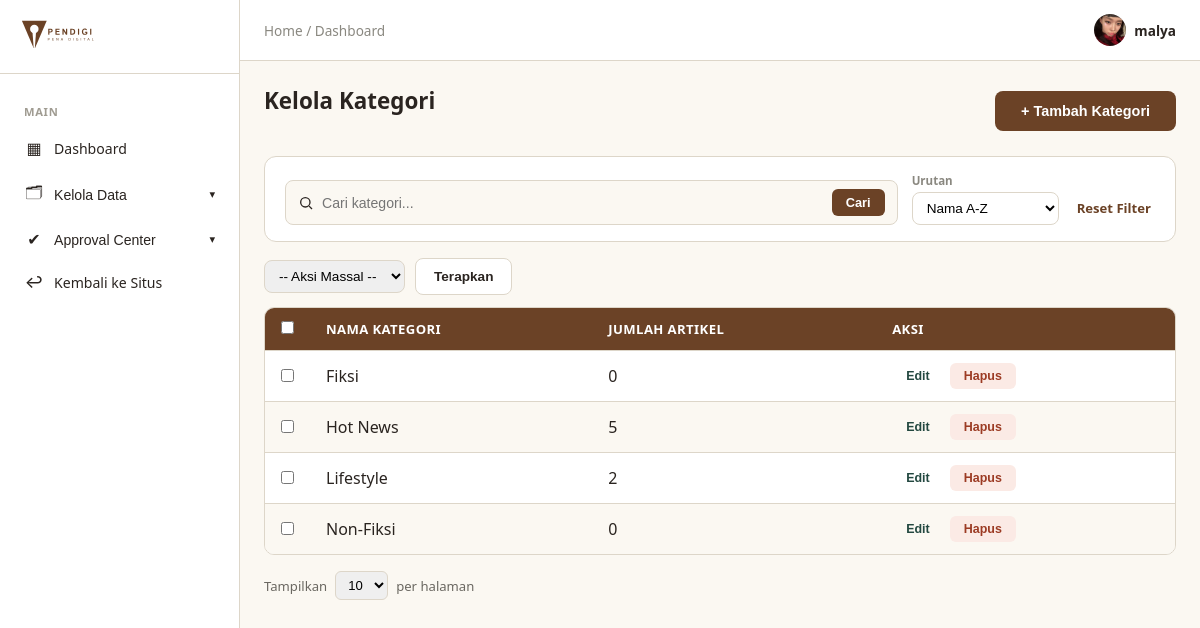
The app's page /articles/kelola/kategori/ (signed in) with its own data.
### accounts/models.py (models this page shows, shortened)
class Users(AbstractUser):
    role = models.CharField(
        max_length=20,
        choices=Role.choices,
        default=Role.PEMBACA
    )
    status_kontributor = models.CharField(
        max_length=20,
        choices=StatusKontributor.choices,
        default=StatusKontributor.NONE
    )
    profile_picture = models.ImageField(upload_to='profile_pictures/', null=True, blank=True)
    bio = models.CharField(max_length=150, blank=True)
    banner_picture = models.ImageField(
        upload_to='profile_banners/',
        blank=True,
        null=True,
    )
    publisher_id = models.CharField(
        max_length=20,
        unique=True,
        null=True,
        blank=True,
        verbose_name='ID Publisher',
    )

### articles/models.py (models this page shows, shortened)
class Categories(models.Model):
    name = models.CharField(max_length=50, unique=True)
    class Meta:
        verbose_name_plural = "Categories"

### articles/views.py (the view)
# urls.py: path('kelola/kategori/', views.category_list, name='category_list'),
@admin_required
def category_list(request):
    categories = Categories.objects.annotate(article_count=Count('articles'))
    query = request.GET.get('q', '').strip()
    if query:
        categories = categories.filter(name__icontains=query)
    sort = request.GET.get('sort', 'name')
    sort_map = {'name': 'name', 'terbanyak': '-article_count', 'tersedikit': 'article_count'}
    categories = categories.order_by(sort_map.get(sort, 'name'))
    try:
        per_page = int(request.GET.get('per_page', 10))
        if per_page not in (10, 25, 50):
            per_page = 10
    except ValueError:
        per_page = 10
    paginator = Paginator(categories, per_page)
    page_obj = paginator.get_page(request.GET.get('page', 1))
    filters = [
        {
            'name': 'sort', 'label': 'Urutan', 'value': sort,
            'options': [('name', 'Nama A-Z'), ('terbanyak', 'Artikel Terbanyak'), ('tersedikit', 'Artikel Tersedikit')],
        },
    ]
    return render(request, 'articles/category_list.html', {
        'page_obj': page_obj,
        'categories': page_obj.object_list,
        'search_query': query,
        'filters': filters,
        'per_page': per_page,
        'per_page_options': [10, 25, 50],
        'reset_url': reverse('articles:category_list'),
    })

### articles/context_processor.py (called while the page is built)
def navbar_categories(request):
    return {
        'navbar_categories': Categories.objects.all().order_by('name')
    }

### fiction/context_processors.py (called while the page is built)
def fiction_navigation(request):
    all_tags_raw = (
        Stories.objects
        .filter(status=StatusStory.APPROVED)
        .exclude(tags='')
        .values_list('tags', flat=True)
    )
    unique_tags = set()
    for tag_string in all_tags_raw:
        for tag in tag_string.split():
            tag = tag.strip().lower()
            if tag:
                unique_tags.add(tag)
    return {
        'fiction_tags': sorted(unique_tags),
    }

### interactions/context_processors.py (called while the page is built)
def navbar_notifications(request):
    if not request.user.is_authenticated:
        return {
            'navbar_notifications': [],
            'navbar_unread_count': 0,
        }
    from .models import Activity
    activities = (
        Activity.objects
        .filter(recipient=request.user)
        .select_related(
            'actor',
            'article',
            'chapter',
            'chapter__story',
        )
        .order_by('-created_at')
    )
    return {
        'navbar_notifications': activities[:5],
        'navbar_unread_count': activities.filter(
            is_read=False
        ).count(),
    }

### articles/templates/articles/category_list.html (shortened to what this page needs)
{% extends 'admin_base.html' %}
{% load static %}
{% block extra_css %}
    <link rel="stylesheet" href="{% static 'css/admin.css' %}">
    <link rel="stylesheet" href="{% static 'css/table.css' %}">
    <link rel="stylesheet" href="{% static 'css/admin-table.css' %}">
    <link rel="stylesheet" href="{% static 'css/forms.css' %}">
    <link rel="stylesheet" href="{% static 'css/modal.css' %}">
{% endblock %}
{% block admin_content %}
<div class="page-header-row">
    <h1 class="admin-page-title">Kelola Kategori</h1>
    <button type="button" class="btn-primary" onclick="openCategoryModal('{% url 'articles:category_create' %}')">+ Tambah Kategori</button>
</div>
{% include 'partials/table_toolbar.html' with search_placeholder="Cari kategori..." %}
<form method="post" action="{% url 'articles:category_bulk_action' %}" id="bulkForm" onsubmit="return confirmBulk()">
    <div class="bulk-action-bar">
        <select name="bulk_action">
            <option value="">-- Aksi Massal --</option>
        </select>
        <button type="submit" class="btn-secondary">Terapkan</button>
    </div>
    <table class="data-table">
        <thead>
            <tr>
                <th style="width:36px;"><input type="checkbox" id="selectAll" onclick="toggleAll(this)"></th>
                <th>Nama Kategori</th>
                <th>Jumlah Artikel</th>
                <th>Aksi</th>
            </tr>
        </thead>
        <tbody>
            {% for category in categories %}
            <tr>
                <td><input type="checkbox" name="selected_ids" value="{{ category.pk }}" class="row-checkbox" onchange="updateSelectedCount()"></td>
                <td>{{ category.name }}</td>
                <td>{{ category.article_count }}</td>
                <td>
                    <div class="table-actions">
                        <button type="button" class="edit-link" style="background:none;border:none;cursor:pointer;"
                                onclick="openCategoryModal('{% url 'articles:category_edit' category.pk %}')">Edit</button>
                        <button type="button" class="btn-reject" onclick="deleteCategory({{ category.pk }})">Hapus</button>
                    </div>
                </td>
            </tr>
            {% empty %}
            <tr><td colspan="4" class="empty-state">Tidak ada kategori yang sesuai.</td></tr>
            {% endfor %}
        </tbody>
    </table>
</form>
{% include 'partials/table_pagination.html' %}
{% endblock %}

### templates/admin_base.html (shortened to what this page needs)
{% extends 'base.html' %}
{% load static %}
{% block body %}
  <div class="admin-layout">
    <aside class="admin-sidebar">
      <div class="admin-sidebar-header">
        <img src="{% static 'images/pendigi-logo-tulisan.svg' %}" alt="Pena Digital" class="admin-logo" />
      </div>
      <nav class="admin-nav">
        <span class="admin-nav-group-label">Main</span>
        <a href="{% url 'dashboard' %}" class="admin-nav-link {% if active_menu == 'dashboard' %}is-active{% endif %}"><span class="admin-nav-icon">▦</span> Dashboard</a>
        <div class="admin-nav-dropdown {% if active_menu == 'master' %}is-open{% endif %}">
          <button type="button" class="admin-nav-link admin-nav-dropdown-toggle">
            <span class="admin-nav-icon">🗂</span> Kelola Data
            <span class="admin-nav-caret">▾</span>
          </button>
        </div>
        <div class="admin-nav-dropdown {% if active_menu == 'approval' %}is-open{% endif %}">
          <button type="button" class="admin-nav-link admin-nav-dropdown-toggle">
            <span class="admin-nav-icon">✔</span> Approval Center
            <span class="admin-nav-caret">▾</span>
          </button>
        </div>
        <a href="{% url 'articles:article_list' %}" class="admin-nav-link"><span class="admin-nav-icon">↩</span> Kembali ke Situs</a>
      </nav>
    </aside>
    <div class="admin-main">
      <header class="admin-topbar">
        <div class="admin-breadcrumb">Home / {{ breadcrumb|default:'Dashboard' }}</div>
        <div class="admin-topbar-right">
          <div class="admin-profile">
            {% if user.profile_picture %}
              <img src="{{ user.profile_picture.url }}" class="admin-profile-avatar" />
            {% else %}
              <div class="admin-profile-avatar admin-avatar-placeholder">{{ user.username|first|upper }}</div>
            {% endif %}
            <span>{{ user.username }}</span>
          </div>
        </div>
      </header>
      <main class="admin-content">
        {% block admin_content %}
        {% endblock %}
      </main>
    </div>
  </div>
{% endblock %}

### static/css/base.css (style rules this page uses)
:root { --paper: #FBF8F2; --ink: #2F5D50; --ink-dark: #234840; --brown: #6B4226; --brown-dark: #54331d; --divider: #DDD6C9; --text: #2A2420; }
* { box-sizing: border-box; margin: 0; padding: 0; }
body { font-family: system-ui, -apple-system, sans-serif; background: var(--paper); color: var(--text); }
a { color: inherit; }
.btn-primary { padding: 12px 26px; border: none; border-radius: 8px; background: var(--brown); color: #fff; font-weight: 600; font-size: 0.9rem; cursor: pointer; transition: background .15s ease; }
.btn-secondary { padding: 10px 18px; border: 1.5px solid var(--divider); border-radius: 8px; background: #fff; color: var(--text); font-weight: 600; font-size: 0.85rem; cursor: pointer; }

### static/css/admin.css (style rules this page uses)
* { box-sizing: border-box; }
.admin-layout { display: flex; min-height: 100vh; background: var(--paper); }
.admin-sidebar { width: 240px; background: #fff; border-right: 1px solid var(--divider); flex-shrink: 0; display: flex; flex-direction: column; position: sticky; top: 0; height: 100vh; overflow-y: auto; }
.admin-sidebar-header { padding: 20px; border-bottom: 1px solid var(--divider); }
.admin-logo { height: 28px; }
.admin-nav { padding: 16px 12px; display: flex; flex-direction: column; gap: 2px; }
.admin-nav-group-label { font-size: 0.7rem; font-weight: 700; text-transform: uppercase; letter-spacing: 0.06em; color: #a09c92; padding: 14px 12px 6px; }
.admin-nav-link { display: flex; align-items: center; gap: 10px; padding: 10px 12px; border-radius: 8px; color: var(--text); text-decoration: none; font-size: 0.88rem; font-weight: 500; background: none; border: none; width: 100%; text-align: left; cursor: pointer; }
.admin-nav-icon { font-size: 1rem; width: 20px; text-align: center; }
.admin-nav-caret { margin-left: auto; font-size: 0.7rem; transition: transform .15s ease; }
.admin-main { flex: 1; min-width: 0; }
.admin-topbar { background: #fff; border-bottom: 1px solid var(--divider); padding: 14px 24px; display: flex; justify-content: space-between; align-items: center; }
.admin-breadcrumb { font-size: 0.85rem; color: #8a8880; }
.admin-topbar-right { display: flex; align-items: center; gap: 18px; }
.admin-profile { display: flex; align-items: center; gap: 8px; font-size: 0.85rem; font-weight: 600; }
.admin-profile-avatar { width: 32px; height: 32px; border-radius: 50%; object-fit: cover; }
.admin-content { padding: 24px; max-width: 1200px; }
.admin-page-title { font-size: 1.4rem; color: var(--text); margin-bottom: 20px; }
.table-actions { display: flex; flex-wrap: wrap; align-items: center; gap: 8px; }

### static/css/table.css (style rules this page uses)
.data-table { width: 100%; border-collapse: separate; border-spacing: 0; background: #fff; border: 1px solid var(--divider); border-radius: 10px; overflow: hidden; }
.data-table th, .data-table td { padding: 12px 16px; text-align: left; border-bottom: 1px solid var(--divider); }
.data-table th { background: var(--brown); color: #fff; font-size: 0.82rem; font-weight: 600; text-transform: uppercase; letter-spacing: 0.03em; }
.data-table tbody tr:nth-child(even) { background: var(--paper); }
.data-table tbody tr:last-child td { border-bottom: none; }
.table-actions { display: flex; gap: 6px; }
.btn-approve, .btn-reject { padding: 6px 14px; border: none; border-radius: 6px; font-size: 0.78rem; font-weight: 600; cursor: pointer; }
.btn-reject { background: #FBEAE5; color: #9C3B24; }
.page-header-row { display: flex; justify-content: space-between; align-items: center; margin-bottom: 20px; }
.edit-link { display: inline-block; padding: 6px 14px; border-radius: 6px; font-size: 0.78rem; font-weight: 600; text-decoration: none; background: #E8F0EE; color: var(--ink-dark); transition: background .15s ease; }

### static/css/admin-table.css (style rules this page uses)
.bulk-action-bar { display: flex; align-items: center; gap: 10px; margin-bottom: 12px; }
.bulk-action-bar select { border: 1px solid var(--divider); border-radius: 8px; padding: 7px 10px; font-size: 0.85rem; }

### records on screen
Users: profile_picture (picture), username "malya"
Categories: name "Fiksi", article_count "0"
Categories: name "Hot News", article_count "5"
Categories: name "Lifestyle", article_count "2"
Categories: name "Non-Fiksi", article_count "0"

### other values on screen
{{ breadcrumb|default:'Dashboard' }} "Dashboard"
{{ f.label }} "Urutan"
form field sort "Nama A-Z"
form field value "10"
